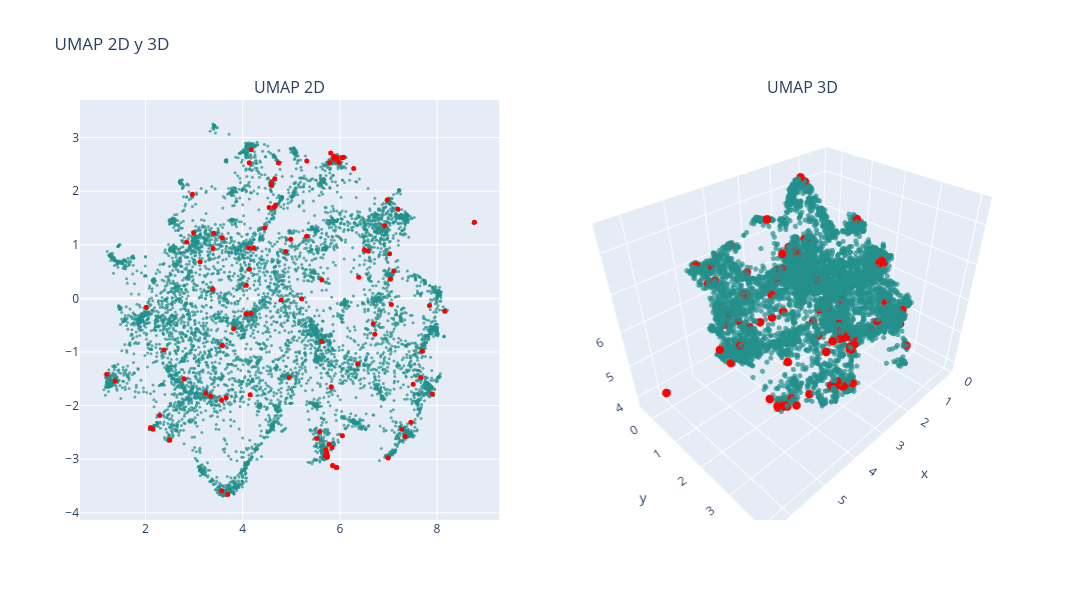

This figure's notebook cell:
### Markdown cell above
### UMAP

### Code cell
# n_neighbors = 200
# n_neighbors = int(len(df) / k)

n_neighbors = 50 # 6.5x minutos, resultado: vision mas global, no se distinguen tanto los clusters
# n_neighbors = 20 # 2.5x minutos, resultado: no se distinguen los clusters
# n_neighbors = 10 # 1.5x minutos, resultado: puntos muy juntos, se distinguen los clusters
# n_neighbors = 5 # x minutos, resultado: se distinguen bien los clusters, se ven un poco desconectados

min_dist = 0

# UMAP 2D
reducer_2d = umap.UMAP(n_neighbors=n_neighbors, min_dist=min_dist, n_components=2, random_state=0)
embedding_2d = reducer_2d.fit_transform(df_vectorized)
df['umap2d_1'] = embedding_2d[:, 0]
df['umap2d_2'] = embedding_2d[:, 1]

# UMAP 3D
reducer_3d = umap.UMAP(n_neighbors=n_neighbors, min_dist=min_dist, n_components=3, random_state=0)
embedding_3d = reducer_3d.fit_transform(df_vectorized)
df['umap3d_1'] = embedding_3d[:, 0]
df['umap3d_2'] = embedding_3d[:, 1]
df['umap3d_3'] = embedding_3d[:, 2]

# Graficar
colors = np.ones(len(df))  # Color base
colors_knn = np.zeros(len(df))  # Color para los KNN
colors_knn[indices_knn[0]] = 1  # Resaltar los KNN

fig = make_subplots(rows=1, cols=2, subplot_titles=("UMAP 2D", "UMAP 3D"), 
                    specs=[[{"type": "scatter"}, {"type": "scatter3d"}]])

# Puntos normales (fondo)
fig.add_trace(
    go.Scatter(x=df['umap2d_1'], y=df['umap2d_2'], mode='markers',
               marker=dict(color=colors, colorscale='Viridis', size=3, opacity=0.7), 
               text=data['Document Title'], hovertemplate="Titulo: %{text}<br>x: %{x}<br>y: %{y}<extra></extra>"),
    row=1, col=1)

# Puntos resaltados (delante)
fig.add_trace(
    go.Scatter(x=df.loc[indices_knn[0], 'umap2d_1'], 
               y=df.loc[indices_knn[0], 'umap2d_2'], 
               mode='markers',
               marker=dict(color='red', size=5, opacity=1), 
               text=data.loc[indices_knn[0], 'Document Title'], 
               hovertemplate="Titulo: %{text}<br>x: %{x}<br>y: %{y}<extra></extra>"),
    row=1, col=1)

# Puntos normales en 3D (fondo)
fig.add_trace(
    go.Scatter3d(x=df['umap3d_1'], y=df['umap3d_2'], z=df['umap3d_3'], mode='markers',
                 marker=dict(color=colors, colorscale='Viridis', size=3, opacity=0.7), 
                 text=data['Document Title'], hovertemplate="Cluster: %{text}<br>x: %{x}<br>y: %{y}<br>z: %{z}<extra></extra>"),
    row=1, col=2)

# Puntos resaltados en 3D (delante)
fig.add_trace(
    go.Scatter3d(x=df.loc[indices_knn[0], 'umap3d_1'], 
                 y=df.loc[indices_knn[0], 'umap3d_2'], 
                 z=df.loc[indices_knn[0], 'umap3d_3'], 
                 mode='markers',
                 marker=dict(color='red', size=5, opacity=1), 
                 text=data.loc[indices_knn[0], 'Document Title'], 
                 hovertemplate="Cluster: %{text}<br>x: %{x}<br>y: %{y}<br>z: %{z}<extra></extra>"),
    row=1, col=2)

fig.update_layout(height=600, width=1200, title_text="UMAP 2D y 3D", showlegend=False)
fig.show()

### Figure 1 — Plotly figure (JSON) as saved in the notebook; plotly's stock layout.template omitted (floating-point values rounded to 4 significant figures; data arrays with more than 128 entries replaced by an {"elided": "..."} marker saying what was removed)
{"data": [{"hovertemplate": "Titulo: %{text}<br>x: %{x}<br>y: %{y}<extra></extra>", "marker": {"color": {"elided": "7883 float values"}, "colorscale": [[0, "#440154"], [0.1111, "#482878"], [0.2222, "#3e4989"], [0.3333, "#31688e"], [0.4444, "#26828e"], [0.5556, "#1f9e89"], [0.6667, "#35b779"], [0.7778, "#6ece58"], [0.8889, "#b5de2b"], [1, "#fde725"]], "opacity": 0.7, "size": 3}, "mode": "markers", "text": {"elided": "7883 str values"}, "type": "scatter", "x": {"elided": "7883 float values"}, "xaxis": "x", "y": {"elided": "7883 float values"}, "yaxis": "y"}, {"hovertemplate": "Titulo: %{text}<br>x: %{x}<br>y: %{y}<extra></extra>", "marker": {"color": "red", "opacity": 1, "size": 5}, "mode": "markers", "text": ["Application of Neural Network Controller and Policy Gradient Reinforcement Learning on Modular Multilevel Converter (MMC) - a Proof of Concept", "Optimized Real-Time Control for Modular Multilevel Converters using Adaptive Neural Networks", "State-of-Charge (SoC) Balancing of Battery Modular Multilevel Management (BM3) Converter using Q-Learning", "Reinforcement Learning Based Modulation for Balancing Capacitor Voltage and Thermal Stress to Enhance Current Capability of MMCs", "Multigoal Heuristic Model Predictive Control Technique Applied to a Cascaded H-bridge StatCom", "A New Multilevel Converter Configuration for Medium-Voltage Open-Winding PMSG-Based Wind Energy Conversion Systems", "Neural Network Controller Based on Direct and Indirect Model Predictive for Modular Multilevel Converters", "Faults in Modular Multilevel Cascade Converters—Part I: Reliability, Failure Mechanisms, and Fault Impact Analysis", "Reliable and Effective Fault Diagnosis/Tolerance Technique Using Enhanced Distorted Current–Voltage SVPWM Method for Multilevel Inverters", "Convolution Based Time Domain Fault Location Method for Lines in MMC-HVDC Grids With Distributed and Frequency Dependent Line Model", "Optimal Switching Sequence Model Predictive Control for Modular Multilevel Converter", "Design and Analysis of Modular Multilevel Reconfigurable Battery Converters for Variable Bus Voltage Powertrains", "Neural Network-based Model Predictive Control Approach for Modular Multilevel Converters", "An Open Circuit Faults Diagnosis Method Based on XG-Boost Used in MMC", "Circulating Current Control for the Modular Multilevel Matrix Converter Based on Model Predictive Control", "Power Quality Compensation Strategy of MMC-UPQC Based on Passive Sliding Mode Control", "Modulation-Enhanced Nearest-Level Quantization for a Wide Output Bandwidth", "Computation of Transient Short-Circuit Currents Analytically in Multiport Flexible DC Transmission System", "Reliability Improvement to UPFC With Routine Test to the Abnormal State", "Q-Learning-Based Smart Selective Harmonic Current Mitigation-PWM (S2HCM-PWM) for Grid-Connected Converters", "ANN-based Neutral Shift Technique for Fault-tolerant Operation of Cascaded Multilevel Converter", "Artificial Intelligence Applications in the Control and Performance Improvement of Modular Multilevel Converters: A Review", "A Cascaded Modular Isolated Back-to-Back Solid State Transformer Scheme for AC/DC/AC Interconnection With Improved Performance and Simple Control", "A Deep Neural Network Based Predictive Control Strategy for High Frequency Multilevel Converters", "Auto-Tuned Model Predictive Control-Based Neural Network Controller for Modular Multilevel Converters", "Open-circuit Fault Diagnosis for Modular Multilevel Converter Using Wavelet Neural Network", "Common-mode insertion indices compensation with capacitor voltages feedforward to suppress circulating current of MMCs", "Submodule Capacitance Monitoring Approach for the MMC With Asymptotically Converged Error", "IGBT Open Circuit Fault Diagnosis Method for a Modular Multilevel Converter Based on PNN-MD", "A Multiport Power Electronic Transformer Based on Three-Phase Four-Arm Full-Bridge Modular Multilevel Converter", "A connectionist based approach for reducing the number of voltage sensors in modular multilevel converter", "Data-Driven Impedance Identification and Stability Online Assessment of DFIG-Based Wind Farm Integration with MMC-HVDC", "New power electronic interface combining DC transmission, a medium-frequency bus and an AC-AC converter to integrate deep-sea facilities with the AC grid", "Health Management of Power Electronics Systems", "Adaptive fault current limiting strategy for flexible DC power grids based on deep neural networks", "A High Voltage Gain Capable MMC for Offshore Wind Farms: Frequency Component Analysis and Minimization of Capacitor Voltage Ripple", "Deep Convolution Neural Network Based Fault Detection and Identification for Modular Multilevel Converters", "Robust Control and Stable Performance of a Grid-Tied Dumbbell-Type Multilevel Converter Interfaced DG Unit Using Differential Flatness Theory", "Application of Artificial Intelligence to Diagnose Faults of Grid-tied Solar Power Systems", "Fault diagnosis of modular multilevel converter based on 1DCNN and LSTM network", "Machine Learning-Enhanced Predictive Control for Modular Multilevel Converters in HVDC Transmission Systems", "An Open-circuit Fault Detection and Location Strategy for MMC with Feature Extraction and Random Forest", "Shared Redundancy Strategy to Improve the Reliability and Fault-Tolerant Capability of Modular Multilevel Converter", "Design and Implementation of High Efficiency Control Scheme of Dual Active Bridge Based 10 kV/1 MW Solid State Transformer for PV Application", "A novel concept for modular multilevel universal power controller (MUPC)", "A Modified Modular Multilevel Converter for Motor Drives Capable of High-Torque Operation at Zero/Low Motor Speeds", "Control and Design for Mission Profile Emulator of Individual Submodule in CPS-PWM-Based Modular Multilevel Converter", "The Resonant Modular Multilevel DC–DC Converter Adopting Switched-Inductor Cells for High Step-Up Ratio", "Common-Mode Voltage Reduction Scheme for MMC With Low Switching Frequency in AC–DC Power Conversion System", "GWO Based PI Controller Assisted Half Bridge Sub Module MMC for Hybrid Energy System", "Artificial Neural Network-based PI control of battery energy storage system connected with MMC-HVDC system", "Phase Delay Compensation and Average Capacitor Voltage Based Currentless Voltage Balancing Methods for Modular Multilevel Converters", "Effective voltage balancing control for Modular Multilevel Converter without current sensors", "Small Signal Modeling of a Four-Level Flying Capacitor Multilevel Totem-Pole PFC Converter", "Decentralized Control for Balancing the Cell Voltages of a High Conversion Ratio Flying Capacitor Multilevel Converter", "Design, Analysis & Performance Improvement of A Modified Asymmetrical H-Bridge Multilevel Inverter By Metaheuristic Algorithms", "DCSCF Detection Method of MMC-DC-Grid Based on Statistical Feature and DBN-SOFTMAX", "Modelling a Multilevel LCC Resonant AC-DC Converter for Wide Variations in the Input and the Load", "Power Management Systems for Harmonic Elimination Using Federated Learning Approach", "Integrated Control and Performance Analysis of High-Speed Medium-Voltage Drive Using Modular Multilevel Converter", "Bayesian Regularization-Based MPC for a Hybrid Modular Multilevel Converter", "Multidimensional Mission-Profile-Based Lifetime Estimation Approach for IGBT Modules in MMC–HVdc Application Considering Bidirectional Power Transfer", "Simulation Study of 4 kV, 5A Modular Multilevel Converter as a Rectifier for Neutral Beam Injectors", "Revealing 150 Hz Oscillation of MMC-HVDC Based on High-Fidelity HSS Model", "Small Signal Modeling of Sending-end Offshore Wind Power MMC-HVDC Integration System Considering Positive and Negative Sequence Separation Module", "Open-circuit Fault Detection and Location in MMCs with Multivariate Gaussian Distribution", "Sensorless Model Predictive Control Using Artificial Neural Network for Multilevel Flying Capacitor Boost Converters", "Back-to-Back MMC Converter for Railway Application Using Averaged Submodules Model", "Control strategies of MMC-HVDC connected to passive networks", "An innovative modular multilevel converter topology suitable for a wide power range", "Capacitor Monitoring for Modular Multilevel Converters Based on Intelligent Algorithm", "A scalable multi-input multi-level voltage sourced converter", "Power Theory Based Dimensionality Reduction for Fault Detection and Identification in Power Electronics", "Current balancing control approach for paralleled MMC groups in hybrid LCC/VSC cascaded HVDC system", "Arm-Current-Based Model Predictive Control for Modular Multilevel Converter Under Unbalanced Grid Conditions", "FPGA-Based Digital Implementation of Flexible Power Control for Three-Phase to Single-Phase MMC-Based Advanced Co-Phase Traction Power Supply System", "A Novel Inductance and Capacitance Selection Method for Modular Multilevel Converters Based on Modulation Margin Considerations", "Overvoltage Absorption of Sparse Modular Multilevel Converter", "Increasing DC system stability thanks to energy control in MMC based DC-DC converters", "Physical Mechanism and Data Hybrid Modeling for Device-Level Emulation of Modular Multilevel Converter", "Reliability and economic evaluation of AC / DC distribution network with sensitive load", "Dynamic Phasor Modeling and Analysis of Three-Phase DC/DC/AC MMCs for Hybrid AC/DC Grids", "Estimation of Battery Parameters in Cascaded Half-Bridge Converters with Reduced Voltage Sensors", "MMC based multi-terminal HVDC subsea power transmission system with the integration of offshore renewable energy", "An On-line Capacitor Condition Monitoring Method Based on Switching Frequencies For Modular Multilevel Converters", "A Novel Strategy for DC Distribution Start-up Based on MMC", "Impedance Modeling and Stability Analysis of Energy Controlled Modular Multilevel Converter", "A Novel Control Method for MMCs Connected to the AC System", "Series Voltage Conditioner (SeVC) to Mitigate Commutation Failure in HVDC-LCC Systems", "Capacitorless Switched Inductor Single DC Source Multilevel Inverter", "Generic VSC and low level switching control models for offline simulation of VSC-HVDC systems", "Topology and Modulation of Fractional-Level MMC for DC Distribution Grids", "Alternative control approach for the offshore grid of wind power plants", "Classical Control of Modular Multilevel Converter", "Fine-Grained Network Decomposition for Massively Parallel Electromagnetic Transient Simulation of Large Power Systems", "Detailed Modelling and Control of a Modular Multilevel Converter with Full-Bridge Submodules in a Multi-Terminal High Voltage DC Network", "An MMC With Integrated Energy Dissipation Function Using Thyristor-Based Chopper Modules for the Offshore Wind VSC-HVDC System", "DC Fault Current Calculation and Fault Level Analysis in MMC-MVDC System", "On Carrier-to-Fundamental Phase Displacement in Phase-Shifted PWM for Modular Multilevel Converters", "Improving Power Quality using SPWM Control in Modular Multilevel Converters"], "type": "scatter", "x": [4.138, 4.073, 3.693, 4.136, 3.39, 6.992, 5.713, 3.813, 5.98, 7.195, 5.522, 3.57, 5.744, 5.932, 6.053, 5.823, 3.124, 6.918, 8.77, 2.846, 5.927, 5.729, 2.099, 5.777, 5.741, 6.051, 5.627, 4.589, 5.906, 2.498, 4.675, 7.905, 3.661, 4.659, 6.974, 4.988, 5.79, 6.367, 1.205, 6.08, 5.84, 5.876, 5.32, 2.154, 4.155, 4.072, 4.736, 4.453, 2.966, 1.373, 5.936, 4.224, 4.649, 2.379, 3.386, 2.016, 6.285, 2.792, 5.853, 4.165, 5.699, 4.178, 3.586, 7.664, 7.461, 5.885, 5.856, 4.958, 6.719, 3.24, 4.885, 3.564, 5.811, 7.04, 5.587, 4.125, 5.211, 5.316, 3.343, 7.845, 6.507, 7.698, 4.543, 7.274, 4.59, 5.63, 7.509, 6.688, 7.107, 2.296, 7.059, 3.582, 7.345, 4.795, 8.159, 6.388, 6.581, 7.025, 2.991, 3.407], "xaxis": "x", "y": [0.5452, 0.2464, -3.656, 2.533, 0.9324, -2.975, -2.827, -0.5652, 2.539, 1.663, -2.613, -3.586, -2.936, 2.626, -2.562, -1.648, 0.6827, 1.357, 1.419, 1.053, -3.155, -2.876, -2.411, -2.719, -2.962, 2.626, -0.8035, 2.11, 2.607, -2.648, 1.737, -1.782, -1.853, 2.234, 1.837, 1.102, 2.529, -1.224, -1.417, 2.636, -2.781, 2.655, 2.563, -2.44, -1.799, -0.2903, 2.527, 1.313, 1.941, -1.541, -3.156, 0.9353, 1.704, -0.9605, 0.1761, -0.1657, 2.422, -1.498, -3.119, -0.2833, -2.94, 2.773, -0.8804, -1.474, -2.312, 2.603, -3.123, -1.477, -0.6673, -1.766, 0.8769, -1.9, 2.712, 0.3612, -2.487, 0.9384, -0.006781, 1.158, -1.824, -0.1307, 0.9089, -0.9826, 1.695, -2.442, 2.155, 0.3448, -1.6, -0.4722, 0.5125, -2.186, -0.1143, 1.133, -2.574, -0.02928, -0.239, 0.3944, 0.8855, 0.8314, 1.225, 1.214], "yaxis": "y"}, {"hovertemplate": "Cluster: %{text}<br>x: %{x}<br>y: %{y}<br>z: %{z}<extra></extra>", "marker": {"color": {"elided": "7883 float values"}, "colorscale": [[0, "#440154"], [0.1111, "#482878"], [0.2222, "#3e4989"], [0.3333, "#31688e"], [0.4444, "#26828e"], [0.5556, "#1f9e89"], [0.6667, "#35b779"], [0.7778, "#6ece58"], [0.8889, "#b5de2b"], [1, "#fde725"]], "opacity": 0.7, "size": 3}, "mode": "markers", "scene": "scene", "text": {"elided": "7883 str values"}, "type": "scatter3d", "x": {"elided": "7883 float values"}, "y": {"elided": "7883 float values"}, "z": {"elided": "7883 float values"}}, {"hovertemplate": "Cluster: %{text}<br>x: %{x}<br>y: %{y}<br>z: %{z}<extra></extra>", "marker": {"color": "red", "opacity": 1, "size": 5}, "mode": "markers", "scene": "scene", "text": ["Application of Neural Network Controller and Policy Gradient Reinforcement Learning on Modular Multilevel Converter (MMC) - a Proof of Concept", "Optimized Real-Time Control for Modular Multilevel Converters using Adaptive Neural Networks", "State-of-Charge (SoC) Balancing of Battery Modular Multilevel Management (BM3) Converter using Q-Learning", "Reinforcement Learning Based Modulation for Balancing Capacitor Voltage and Thermal Stress to Enhance Current Capability of MMCs", "Multigoal Heuristic Model Predictive Control Technique Applied to a Cascaded H-bridge StatCom", "A New Multilevel Converter Configuration for Medium-Voltage Open-Winding PMSG-Based Wind Energy Conversion Systems", "Neural Network Controller Based on Direct and Indirect Model Predictive for Modular Multilevel Converters", "Faults in Modular Multilevel Cascade Converters—Part I: Reliability, Failure Mechanisms, and Fault Impact Analysis", "Reliable and Effective Fault Diagnosis/Tolerance Technique Using Enhanced Distorted Current–Voltage SVPWM Method for Multilevel Inverters", "Convolution Based Time Domain Fault Location Method for Lines in MMC-HVDC Grids With Distributed and Frequency Dependent Line Model", "Optimal Switching Sequence Model Predictive Control for Modular Multilevel Converter", "Design and Analysis of Modular Multilevel Reconfigurable Battery Converters for Variable Bus Voltage Powertrains", "Neural Network-based Model Predictive Control Approach for Modular Multilevel Converters", "An Open Circuit Faults Diagnosis Method Based on XG-Boost Used in MMC", "Circulating Current Control for the Modular Multilevel Matrix Converter Based on Model Predictive Control", "Power Quality Compensation Strategy of MMC-UPQC Based on Passive Sliding Mode Control", "Modulation-Enhanced Nearest-Level Quantization for a Wide Output Bandwidth", "Computation of Transient Short-Circuit Currents Analytically in Multiport Flexible DC Transmission System", "Reliability Improvement to UPFC With Routine Test to the Abnormal State", "Q-Learning-Based Smart Selective Harmonic Current Mitigation-PWM (S2HCM-PWM) for Grid-Connected Converters", "ANN-based Neutral Shift Technique for Fault-tolerant Operation of Cascaded Multilevel Converter", "Artificial Intelligence Applications in the Control and Performance Improvement of Modular Multilevel Converters: A Review", "A Cascaded Modular Isolated Back-to-Back Solid State Transformer Scheme for AC/DC/AC Interconnection With Improved Performance and Simple Control", "A Deep Neural Network Based Predictive Control Strategy for High Frequency Multilevel Converters", "Auto-Tuned Model Predictive Control-Based Neural Network Controller for Modular Multilevel Converters", "Open-circuit Fault Diagnosis for Modular Multilevel Converter Using Wavelet Neural Network", "Common-mode insertion indices compensation with capacitor voltages feedforward to suppress circulating current of MMCs", "Submodule Capacitance Monitoring Approach for the MMC With Asymptotically Converged Error", "IGBT Open Circuit Fault Diagnosis Method for a Modular Multilevel Converter Based on PNN-MD", "A Multiport Power Electronic Transformer Based on Three-Phase Four-Arm Full-Bridge Modular Multilevel Converter", "A connectionist based approach for reducing the number of voltage sensors in modular multilevel converter", "Data-Driven Impedance Identification and Stability Online Assessment of DFIG-Based Wind Farm Integration with MMC-HVDC", "New power electronic interface combining DC transmission, a medium-frequency bus and an AC-AC converter to integrate deep-sea facilities with the AC grid", "Health Management of Power Electronics Systems", "Adaptive fault current limiting strategy for flexible DC power grids based on deep neural networks", "A High Voltage Gain Capable MMC for Offshore Wind Farms: Frequency Component Analysis and Minimization of Capacitor Voltage Ripple", "Deep Convolution Neural Network Based Fault Detection and Identification for Modular Multilevel Converters", "Robust Control and Stable Performance of a Grid-Tied Dumbbell-Type Multilevel Converter Interfaced DG Unit Using Differential Flatness Theory", "Application of Artificial Intelligence to Diagnose Faults of Grid-tied Solar Power Systems", "Fault diagnosis of modular multilevel converter based on 1DCNN and LSTM network", "Machine Learning-Enhanced Predictive Control for Modular Multilevel Converters in HVDC Transmission Systems", "An Open-circuit Fault Detection and Location Strategy for MMC with Feature Extraction and Random Forest", "Shared Redundancy Strategy to Improve the Reliability and Fault-Tolerant Capability of Modular Multilevel Converter", "Design and Implementation of High Efficiency Control Scheme of Dual Active Bridge Based 10 kV/1 MW Solid State Transformer for PV Application", "A novel concept for modular multilevel universal power controller (MUPC)", "A Modified Modular Multilevel Converter for Motor Drives Capable of High-Torque Operation at Zero/Low Motor Speeds", "Control and Design for Mission Profile Emulator of Individual Submodule in CPS-PWM-Based Modular Multilevel Converter", "The Resonant Modular Multilevel DC–DC Converter Adopting Switched-Inductor Cells for High Step-Up Ratio", "Common-Mode Voltage Reduction Scheme for MMC With Low Switching Frequency in AC–DC Power Conversion System", "GWO Based PI Controller Assisted Half Bridge Sub Module MMC for Hybrid Energy System", "Artificial Neural Network-based PI control of battery energy storage system connected with MMC-HVDC system", "Phase Delay Compensation and Average Capacitor Voltage Based Currentless Voltage Balancing Methods for Modular Multilevel Converters", "Effective voltage balancing control for Modular Multilevel Converter without current sensors", "Small Signal Modeling of a Four-Level Flying Capacitor Multilevel Totem-Pole PFC Converter", "Decentralized Control for Balancing the Cell Voltages of a High Conversion Ratio Flying Capacitor Multilevel Converter", "Design, Analysis & Performance Improvement of A Modified Asymmetrical H-Bridge Multilevel Inverter By Metaheuristic Algorithms", "DCSCF Detection Method of MMC-DC-Grid Based on Statistical Feature and DBN-SOFTMAX", "Modelling a Multilevel LCC Resonant AC-DC Converter for Wide Variations in the Input and the Load", "Power Management Systems for Harmonic Elimination Using Federated Learning Approach", "Integrated Control and Performance Analysis of High-Speed Medium-Voltage Drive Using Modular Multilevel Converter", "Bayesian Regularization-Based MPC for a Hybrid Modular Multilevel Converter", "Multidimensional Mission-Profile-Based Lifetime Estimation Approach for IGBT Modules in MMC–HVdc Application Considering Bidirectional Power Transfer", "Simulation Study of 4 kV, 5A Modular Multilevel Converter as a Rectifier for Neutral Beam Injectors", "Revealing 150 Hz Oscillation of MMC-HVDC Based on High-Fidelity HSS Model", "Small Signal Modeling of Sending-end Offshore Wind Power MMC-HVDC Integration System Considering Positive and Negative Sequence Separation Module", "Open-circuit Fault Detection and Location in MMCs with Multivariate Gaussian Distribution", "Sensorless Model Predictive Control Using Artificial Neural Network for Multilevel Flying Capacitor Boost Converters", "Back-to-Back MMC Converter for Railway Application Using Averaged Submodules Model", "Control strategies of MMC-HVDC connected to passive networks", "An innovative modular multilevel converter topology suitable for a wide power range", "Capacitor Monitoring for Modular Multilevel Converters Based on Intelligent Algorithm", "A scalable multi-input multi-level voltage sourced converter", "Power Theory Based Dimensionality Reduction for Fault Detection and Identification in Power Electronics", "Current balancing control approach for paralleled MMC groups in hybrid LCC/VSC cascaded HVDC system", "Arm-Current-Based Model Predictive Control for Modular Multilevel Converter Under Unbalanced Grid Conditions", "FPGA-Based Digital Implementation of Flexible Power Control for Three-Phase to Single-Phase MMC-Based Advanced Co-Phase Traction Power Supply System", "A Novel Inductance and Capacitance Selection Method for Modular Multilevel Converters Based on Modulation Margin Considerations", "Overvoltage Absorption of Sparse Modular Multilevel Converter", "Increasing DC system stability thanks to energy control in MMC based DC-DC converters", "Physical Mechanism and Data Hybrid Modeling for Device-Level Emulation of Modular Multilevel Converter", "Reliability and economic evaluation of AC / DC distribution network with sensitive load", "Dynamic Phasor Modeling and Analysis of Three-Phase DC/DC/AC MMCs for Hybrid AC/DC Grids", "Estimation of Battery Parameters in Cascaded Half-Bridge Converters with Reduced Voltage Sensors", "MMC based multi-terminal HVDC subsea power transmission system with the integration of offshore renewable energy", "An On-line Capacitor Condition Monitoring Method Based on Switching Frequencies For Modular Multilevel Converters", "A Novel Strategy for DC Distribution Start-up Based on MMC", "Impedance Modeling and Stability Analysis of Energy Controlled Modular Multilevel Converter", "A Novel Control Method for MMCs Connected to the AC System", "Series Voltage Conditioner (SeVC) to Mitigate Commutation Failure in HVDC-LCC Systems", "Capacitorless Switched Inductor Single DC Source Multilevel Inverter", "Generic VSC and low level switching control models for offline simulation of VSC-HVDC systems", "Topology and Modulation of Fractional-Level MMC for DC Distribution Grids", "Alternative control approach for the offshore grid of wind power plants", "Classical Control of Modular Multilevel Converter", "Fine-Grained Network Decomposition for Massively Parallel Electromagnetic Transient Simulation of Large Power Systems", "Detailed Modelling and Control of a Modular Multilevel Converter with Full-Bridge Submodules in a Multi-Terminal High Voltage DC Network", "An MMC With Integrated Energy Dissipation Function Using Thyristor-Based Chopper Modules for the Offshore Wind VSC-HVDC System", "DC Fault Current Calculation and Fault Level Analysis in MMC-MVDC System", "On Carrier-to-Fundamental Phase Displacement in Phase-Shifted PWM for Modular Multilevel Converters", "Improving Power Quality using SPWM Control in Modular Multilevel Converters"], "type": "scatter3d", "x": [3.219, 2.539, 1.674, 2.723, 2.137, 3.612, 4.134, 2.521, 4.287, 4.593, 3.902, 1.487, 4.163, 4.299, 3.842, 3.711, 1.613, 4.264, 6.379, 1.502, 4.147, 4.195, 1.124, 4.087, 4.14, 4.357, 3.679, 3.451, 4.274, 1.61, 3.775, 5.22, 2.757, 4.457, 4.17, 3.34, 4.056, 4.365, 4.019, 4.365, 4.123, 4.222, 3.661, 1.186, 2.7, 1.939, 3.34, 1.956, 2.236, 0.4178, 4.151, 2.911, 3.771, 1.188, 2.135, 0.7557, 4.39, 1.792, 4.125, 2.056, 4.099, 2.739, 2.587, 5.167, 4.411, 4.224, 4.131, 3.28, 4.246, 3.044, 3.15, 2.287, 3.999, 4.259, 3.904, 2.997, 3.281, 2.666, 2.524, 5.096, 3.764, 5.263, 3.608, 3.435, 3.367, 3.413, 4.994, 4.104, 4.231, 1.268, 4.261, 2.236, 4.088, 3.13, 5.522, 3.473, 3.982, 4.638, 1.636, 2.153], "y": [2.941, 1.85, 0.1688, 3.025, 3.151, -0.2783, 3.829, 1.731, 2.075, 0.6595, 3.635, 0.124, 3.822, 2.174, 1.38, 1.679, 2.974, 0.5921, 0.6306, 3.379, 3.976, 3.577, -0.1291, 3.651, 3.91, 2.072, 2.64, 3.289, 2.184, -0.361, 3.284, 0.7121, 0.4104, 2.576, 0.2384, 2.668, 2.26, 2.03, 0.8683, 2.119, 3.753, 2.271, 2.461, -0.1765, 1.034, 2.96, 2.857, 0.6279, 4.054, 0.9875, 3.982, 3.082, 3.329, 1.154, 2.056, 2.208, 1.838, 0.6957, 3.996, 2.982, 3.912, 2.861, 1.645, 0.9788, 0.0004381, 2.233, 3.977, 1.246, 0.924, 0.6945, 2.249, 0.7094, 2.357, 0.2576, 3.481, 3.193, 2.359, 1.604, 0.3308, 1.791, 0.4257, 1.342, 3.262, 0.0683, 3.261, 1.327, 0.9872, 0.8746, 0.2441, 0.153, 1.482, 2.993, -0.1989, 2.483, 1.672, 0.9842, 0.2865, 0.6264, 3.448, 3.023], "z": [5.911, 6.101, 8.46, 4.287, 5.926, 7.184, 7.014, 6.481, 4.053, 4.636, 6.951, 8.298, 6.957, 4.001, 8.476, 7.745, 6.125, 4.874, 4.835, 6.054, 6.771, 6.756, 6.516, 6.982, 7.025, 3.995, 7.503, 4.852, 4.014, 6.339, 5.045, 7.679, 6.41, 5.767, 4.527, 5.437, 4.171, 7.196, 4.766, 3.986, 6.943, 4.029, 4.179, 6.504, 7.169, 7.382, 4.512, 5.517, 5.792, 7.219, 6.781, 5.836, 5.08, 5.965, 5.983, 6.55, 4.089, 6.076, 6.754, 7.372, 7.041, 4.026, 6.364, 7.353, 7.055, 4.048, 6.817, 7.027, 6.651, 6.427, 5.583, 6.827, 3.966, 5.791, 6.969, 5.765, 6.45, 5.406, 6.018, 6.127, 5.179, 6.995, 5.099, 6.492, 4.791, 5.944, 7.343, 6.511, 5.722, 6.662, 6.144, 5.702, 7.055, 6.467, 6.196, 5.613, 5.419, 5.828, 5.752, 5.648]}], "layout": {"annotations": [{"font": {"size": 16}, "showarrow": false, "text": "UMAP 2D", "x": 0.225, "xanchor": "center", "xref": "paper", "y": 1, "yanchor": "bottom", "yref": "paper"}, {"font": {"size": 16}, "showarrow": false, "text": "UMAP 3D", "x": 0.775, "xanchor": "center", "xref": "paper", "y": 1, "yanchor": "bottom", "yref": "paper"}], "height": 600, "scene": {"domain": {"x": [0.55, 1], "y": [0, 1]}}, "showlegend": false, "title": {"text": "UMAP 2D y 3D"}, "width": 1200, "xaxis": {"anchor": "y", "domain": [0, 0.45]}, "yaxis": {"anchor": "x", "domain": [0, 1]}}}
